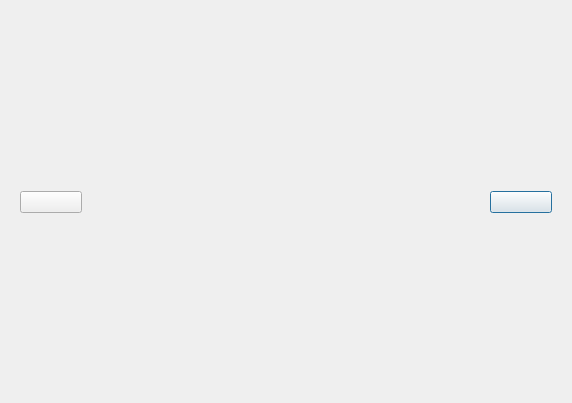
<?xml version="1.0" encoding="UTF-8"?>
<ui version="4.0">
 <class>PicShow</class>
 <widget class="QDialog" name="PicShow">
  <property name="geometry">
   <rect>
    <x>0</x>
    <y>0</y>
    <width>572</width>
    <height>403</height>
   </rect>
  </property>
  <property name="windowTitle">
   <string>Dialog</string>
  </property>
  <layout class="QVBoxLayout" name="verticalLayout">
   <item>
    <layout class="QGridLayout" name="gridLayout">
     <item row="1" column="3">
      <spacer name="horizontalSpacer_2">
       <property name="orientation">
        <enum>Qt::Horizontal</enum>
       </property>
       <property name="sizeHint" stdset="0">
        <size>
         <width>40</width>
         <height>20</height>
        </size>
       </property>
      </spacer>
     </item>
     <item row="2" column="2">
      <spacer name="verticalSpacer">
       <property name="orientation">
        <enum>Qt::Vertical</enum>
       </property>
       <property name="sizeHint" stdset="0">
        <size>
         <width>20</width>
         <height>40</height>
        </size>
       </property>
      </spacer>
     </item>
     <item row="1" column="4">
      <widget class="QWidget" name="widget_2" native="true">
       <property name="minimumSize">
        <size>
         <width>80</width>
         <height>0</height>
        </size>
       </property>
       <property name="maximumSize">
        <size>
         <width>80</width>
         <height>16777215</height>
        </size>
       </property>
       <layout class="QVBoxLayout" name="verticalLayout_3">
        <item>
         <widget class="PicButton" name="nextBtn">
          <property name="text">
           <string/>
          </property>
         </widget>
        </item>
       </layout>
      </widget>
     </item>
     <item row="1" column="2">
      <widget class="QLabel" name="label">
       <property name="text">
        <string/>
       </property>
       <property name="alignment">
        <set>Qt::AlignCenter</set>
       </property>
      </widget>
     </item>
     <item row="1" column="1">
      <spacer name="horizontalSpacer">
       <property name="orientation">
        <enum>Qt::Horizontal</enum>
       </property>
       <property name="sizeHint" stdset="0">
        <size>
         <width>40</width>
         <height>20</height>
        </size>
       </property>
      </spacer>
     </item>
     <item row="1" column="0">
      <widget class="QWidget" name="widget" native="true">
       <property name="minimumSize">
        <size>
         <width>80</width>
         <height>0</height>
        </size>
       </property>
       <property name="maximumSize">
        <size>
         <width>80</width>
         <height>16777215</height>
        </size>
       </property>
       <layout class="QVBoxLayout" name="verticalLayout_2">
        <item>
         <widget class="PicButton" name="previousBtn">
          <property name="text">
           <string/>
          </property>
         </widget>
        </item>
       </layout>
      </widget>
     </item>
     <item row="0" column="2">
      <spacer name="verticalSpacer_2">
       <property name="orientation">
        <enum>Qt::Vertical</enum>
       </property>
       <property name="sizeHint" stdset="0">
        <size>
         <width>20</width>
         <height>40</height>
        </size>
       </property>
      </spacer>
     </item>
    </layout>
   </item>
  </layout>
 </widget>
 <customwidgets>
  <customwidget>
   <class>PicButton</class>
   <extends>QPushButton</extends>
   <header location="global">picbutton.h</header>
  </customwidget>
 </customwidgets>
 <resources/>
 <connections/>
</ui>
